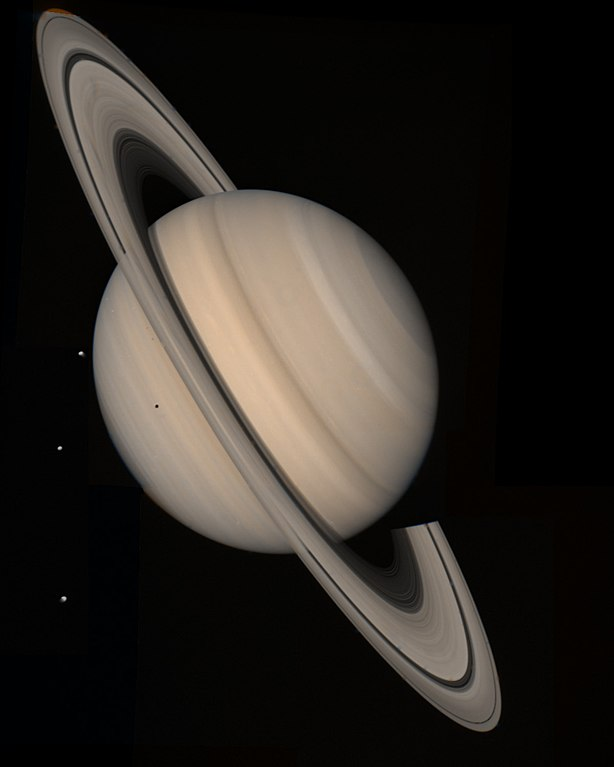
#> input picture GoruntuIsleme/EsikAyarlama-Thresholding/saturn.jpg, 614 x 767 px
$ python thresholding2.py
#> lines starting #> are read from the running program, lines starting #| are printed output that depends on the picture; after the words box and inside, x2 and y2 are one past the last pixel; in counts of white or black regions, pixels touching at a corner belong together
import cv2
import numpy as np

image=cv2.imread("saturn.jpg",0)
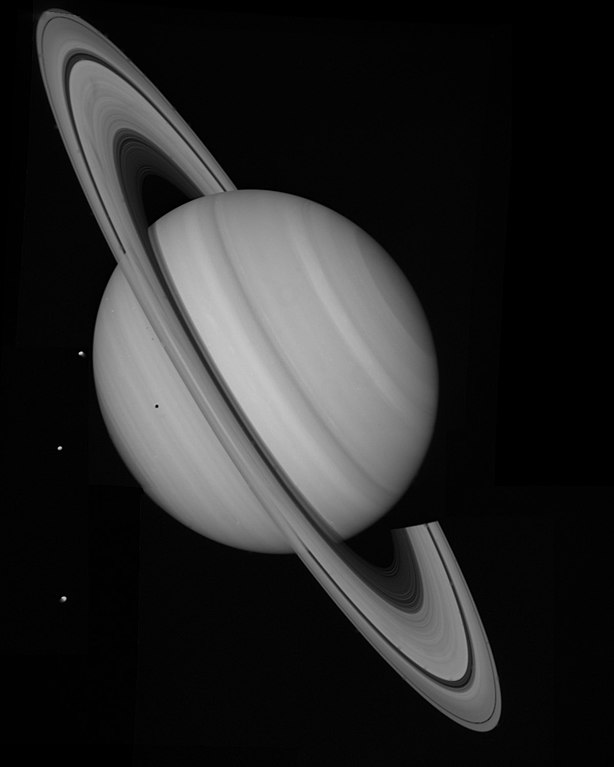
#> image: shape (767, 614); min 0, max 230, mean 40

#image=cv2.medianBlur(image,3)

#simple thresholding
ret,thresh1=cv2.threshold(image,100,255,cv2.THRESH_BINARY)
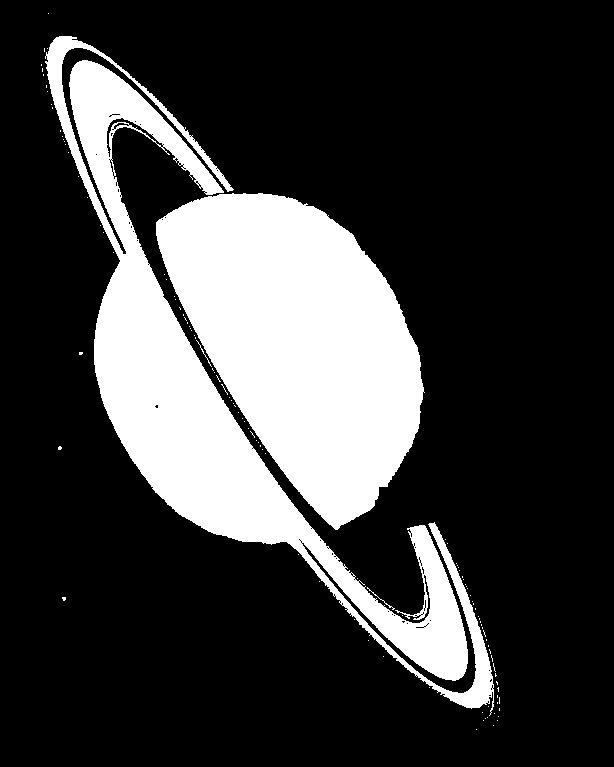
#> thresh1: shape (767, 614); 23.2% white; 110 white regions (106 under 20 px), largest, box (x1, y1, x2, y2) and area: (156, 193, 425, 530) 55513, (45, 36, 494, 716) 53313, (367, 587, 395, 610) 39, (196, 340, 212, 367) 30

#adaptive thresholding
thresh2=cv2.adaptiveThreshold(image,255,cv2.ADAPTIVE_THRESH_MEAN_C,cv2.THRESH_BINARY,11,2)
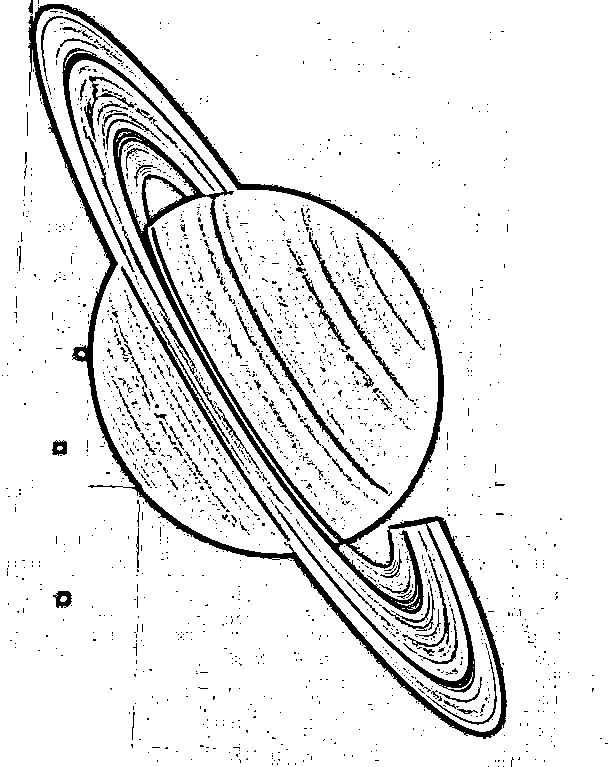
#> thresh2: shape (767, 614); 91% white; 2027 black regions (1911 under 20 px), largest, box (x1, y1, x2, y2) and area: (28, 4, 507, 739) 25260, (121, 266, 290, 542) 1614, (309, 232, 408, 398) 815
thresh3=cv2.adaptiveThreshold(image,255,cv2.ADAPTIVE_THRESH_GAUSSIAN_C,cv2.THRESH_BINARY,11,2)
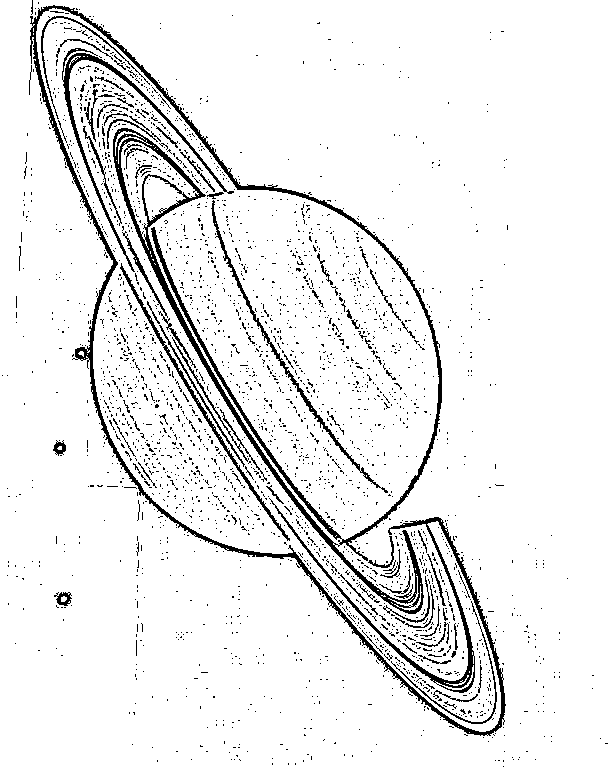
#> thresh3: shape (767, 614); 92.8% white; 2781 black regions (2699 under 20 px), largest, box (x1, y1, x2, y2) and area: (30, 5, 506, 736) 16079, (62, 48, 234, 272) 1689, (211, 200, 388, 493) 1188

cv2.imshow("Orjinal Resim",image)
cv2.imshow("Simple Thresholding",thresh1)
cv2.imshow("Adaptive Thresholding-Mean",thresh2)
cv2.imshow("Adaptive Thresholding-Gauss",thresh3)

cv2.waitKey(0)
cv2.destroyAllWindows()
